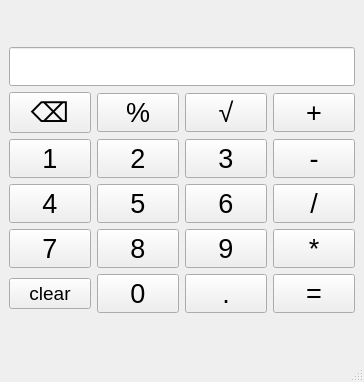
<?xml version="1.0" encoding="UTF-8"?>
<ui version="4.0">
 <class>MainWindow</class>
 <widget class="QMainWindow" name="MainWindow">
  <property name="geometry">
   <rect>
    <x>0</x>
    <y>0</y>
    <width>364</width>
    <height>382</height>
   </rect>
  </property>
  <property name="minimumSize">
   <size>
    <width>150</width>
    <height>310</height>
   </size>
  </property>
  <property name="maximumSize">
   <size>
    <width>364</width>
    <height>382</height>
   </size>
  </property>
  <property name="windowTitle">
   <string>CALCULATOR</string>
  </property>
  <property name="windowOpacity">
   <double>1.000000000000000</double>
  </property>
  <widget class="QWidget" name="centralwidget">
   <layout class="QGridLayout" name="gridLayout_2">
    <item row="0" column="0">
     <layout class="QVBoxLayout" name="verticalLayout">
      <item>
       <widget class="QLineEdit" name="Display">
        <property name="font">
         <font>
          <pointsize>20</pointsize>
         </font>
        </property>
        <property name="text">
         <string/>
        </property>
        <property name="alignment">
         <set>Qt::AlignmentFlag::AlignRight|Qt::AlignmentFlag::AlignTrailing|Qt::AlignmentFlag::AlignVCenter</set>
        </property>
        <property name="readOnly">
         <bool>true</bool>
        </property>
       </widget>
      </item>
      <item>
       <layout class="QGridLayout" name="gridLayout">
        <item row="0" column="2">
         <widget class="QPushButton" name="BTN_11">
          <property name="font">
           <font>
            <pointsize>20</pointsize>
           </font>
          </property>
          <property name="text">
           <string>√</string>
          </property>
         </widget>
        </item>
        <item row="4" column="0">
         <widget class="QPushButton" name="BTN_7">
          <property name="font">
           <font>
            <pointsize>20</pointsize>
           </font>
          </property>
          <property name="text">
           <string>7</string>
          </property>
         </widget>
        </item>
        <item row="0" column="3">
         <widget class="QPushButton" name="BTN_12">
          <property name="font">
           <font>
            <pointsize>20</pointsize>
           </font>
          </property>
          <property name="text">
           <string>+</string>
          </property>
         </widget>
        </item>
        <item row="3" column="3">
         <widget class="QPushButton" name="BTN_14">
          <property name="font">
           <font>
            <pointsize>20</pointsize>
           </font>
          </property>
          <property name="text">
           <string>/</string>
          </property>
         </widget>
        </item>
        <item row="2" column="2">
         <widget class="QPushButton" name="BTN_3">
          <property name="font">
           <font>
            <pointsize>20</pointsize>
           </font>
          </property>
          <property name="text">
           <string>3</string>
          </property>
         </widget>
        </item>
        <item row="4" column="1">
         <widget class="QPushButton" name="BTN_8">
          <property name="font">
           <font>
            <pointsize>20</pointsize>
           </font>
          </property>
          <property name="text">
           <string>8</string>
          </property>
         </widget>
        </item>
        <item row="3" column="1">
         <widget class="QPushButton" name="BTN_5">
          <property name="font">
           <font>
            <pointsize>20</pointsize>
           </font>
          </property>
          <property name="text">
           <string>5</string>
          </property>
         </widget>
        </item>
        <item row="5" column="0">
         <widget class="QPushButton" name="BTN_C">
          <property name="font">
           <font>
            <pointsize>14</pointsize>
           </font>
          </property>
          <property name="text">
           <string>clear</string>
          </property>
         </widget>
        </item>
        <item row="2" column="1">
         <widget class="QPushButton" name="BTN_2">
          <property name="font">
           <font>
            <pointsize>20</pointsize>
           </font>
          </property>
          <property name="text">
           <string>2</string>
          </property>
         </widget>
        </item>
        <item row="0" column="1">
         <widget class="QPushButton" name="BTN_10">
          <property name="font">
           <font>
            <pointsize>20</pointsize>
           </font>
          </property>
          <property name="text">
           <string>%</string>
          </property>
         </widget>
        </item>
        <item row="3" column="2">
         <widget class="QPushButton" name="BTN_6">
          <property name="font">
           <font>
            <pointsize>20</pointsize>
           </font>
          </property>
          <property name="text">
           <string>6</string>
          </property>
         </widget>
        </item>
        <item row="5" column="1">
         <widget class="QPushButton" name="BTN_0">
          <property name="font">
           <font>
            <pointsize>20</pointsize>
           </font>
          </property>
          <property name="text">
           <string>0</string>
          </property>
         </widget>
        </item>
        <item row="0" column="0">
         <widget class="QPushButton" name="BTN_X">
          <property name="font">
           <font>
            <pointsize>20</pointsize>
           </font>
          </property>
          <property name="text">
           <string>⌫</string>
          </property>
         </widget>
        </item>
        <item row="5" column="2">
         <widget class="QPushButton" name="BTN_PT">
          <property name="font">
           <font>
            <pointsize>20</pointsize>
           </font>
          </property>
          <property name="text">
           <string>.</string>
          </property>
         </widget>
        </item>
        <item row="3" column="0">
         <widget class="QPushButton" name="BTN_4">
          <property name="font">
           <font>
            <pointsize>20</pointsize>
           </font>
          </property>
          <property name="text">
           <string>4</string>
          </property>
         </widget>
        </item>
        <item row="4" column="2">
         <widget class="QPushButton" name="BTN_9">
          <property name="font">
           <font>
            <pointsize>20</pointsize>
           </font>
          </property>
          <property name="text">
           <string>9</string>
          </property>
         </widget>
        </item>
        <item row="4" column="3">
         <widget class="QPushButton" name="BTN_15">
          <property name="font">
           <font>
            <pointsize>20</pointsize>
           </font>
          </property>
          <property name="text">
           <string>*</string>
          </property>
         </widget>
        </item>
        <item row="2" column="0">
         <widget class="QPushButton" name="BTN_1">
          <property name="font">
           <font>
            <pointsize>20</pointsize>
           </font>
          </property>
          <property name="text">
           <string>1</string>
          </property>
         </widget>
        </item>
        <item row="2" column="3">
         <widget class="QPushButton" name="BTN_13">
          <property name="font">
           <font>
            <pointsize>20</pointsize>
           </font>
          </property>
          <property name="text">
           <string>-</string>
          </property>
         </widget>
        </item>
        <item row="5" column="3">
         <widget class="QPushButton" name="BTN_16">
          <property name="font">
           <font>
            <pointsize>20</pointsize>
           </font>
          </property>
          <property name="text">
           <string>=</string>
          </property>
         </widget>
        </item>
       </layout>
      </item>
     </layout>
    </item>
   </layout>
  </widget>
  <widget class="QMenuBar" name="menubar">
   <property name="geometry">
    <rect>
     <x>0</x>
     <y>0</y>
     <width>364</width>
     <height>33</height>
    </rect>
   </property>
  </widget>
  <widget class="QStatusBar" name="statusbar"/>
 </widget>
 <resources/>
 <connections/>
</ui>
